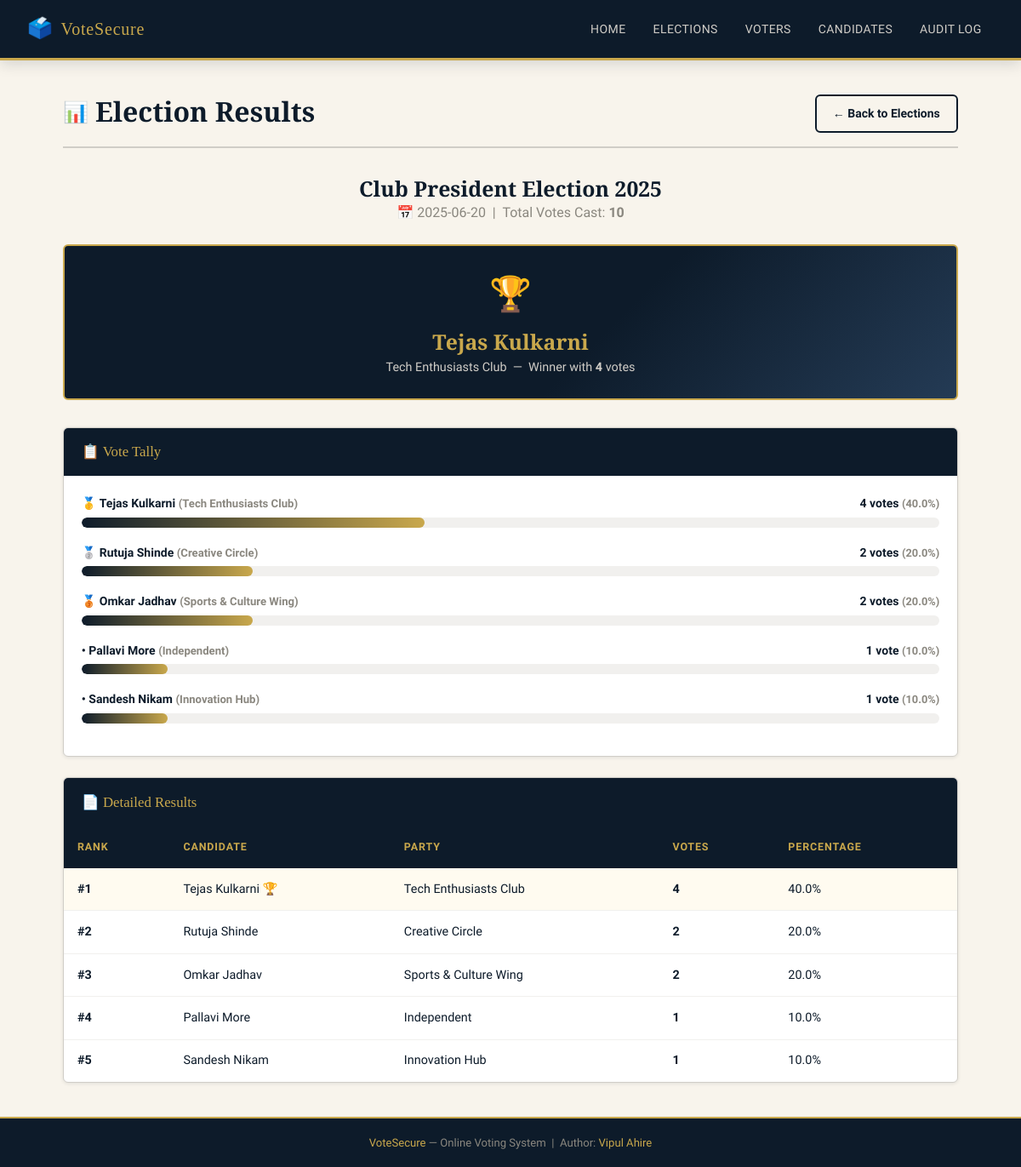
Screenshot of /results/2 with the database file from the repository.
### tables this page shows
CREATE TABLE elections (
            id      INTEGER PRIMARY KEY AUTOINCREMENT,
            name    TEXT    NOT NULL,
            date    TEXT    NOT NULL,
            status  TEXT    NOT NULL DEFAULT 'upcoming'
                            CHECK(status IN ('upcoming','active','completed'))
        );

CREATE TABLE candidates (
            id          INTEGER PRIMARY KEY AUTOINCREMENT,
            name        TEXT    NOT NULL,
            party       TEXT,
            election_id INTEGER NOT NULL,
            FOREIGN KEY (election_id) REFERENCES elections(id)
        );

### app.py (the view)
@app.route("/results/<int:election_id>")
def results(election_id):
    election = query_db("SELECT * FROM elections WHERE id = ?", (election_id,), one=True)
    if not election:
        flash("Election not found.", "error")
        return redirect(url_for("elections"))
    if election["status"] != "completed":
        flash("Results are only available after the election is completed.", "error")
        return redirect(url_for("elections"))
    tally = query_db(
        """
        SELECT c.id, c.name, c.party,
               COUNT(v.id) AS vote_count
        FROM candidates c
        LEFT JOIN votes v ON c.id = v.candidate_id
        WHERE c.election_id = ?
        GROUP BY c.id
        ORDER BY vote_count DESC
        """,
        (election_id,),
    )
    total_votes = sum(row["vote_count"] for row in tally)
    winner = tally[0] if tally else None
    return render_template(
        "results.html",
        election=election,
        tally=tally,
        total_votes=total_votes,
        winner=winner,
    )

### app.py (called while the page is built)
def get_db():
    if "db" not in g:
        g.db = sqlite3.connect(DATABASE)
        g.db.row_factory = sqlite3.Row
        g.db.execute("PRAGMA foreign_keys = ON")
    return g.db

def query_db(sql, args=(), one=False):
    cur = get_db().execute(sql, args)
    rows = cur.fetchall()
    return (rows[0] if rows else None) if one else rows

### templates/results.html (shortened to what this page needs)
{% extends "base.html" %}
{% block content %}
<div class="page-header">
  <h1><span class="icon">📊</span> Election Results</h1>
  <a href="{{ url_for('elections') }}" class="btn btn-outline">← Back to Elections</a>
</div>
<div style="text-align:center;margin-bottom:1.5rem;">
  <h2>{{ election.name }}</h2>
  <p style="color:var(--grey-500);">📅 {{ election.date }} &nbsp;|&nbsp; Total Votes Cast: <strong>{{ total_votes }}</strong></p>
</div>
{% if winner and total_votes > 0 %}
<div class="winner-banner">
  <div class="trophy">🏆</div>
  <h2>{{ winner.name }}</h2>
  <p>
    {% if winner.party %}{{ winner.party }}{% else %}Independent{% endif %}
    &nbsp;—&nbsp; Winner with <strong>{{ winner.vote_count }}</strong> vote{{ 's' if winner.vote_count != 1 }}
  </p>
</div>
{% elif total_votes == 0 %}
<div style="background:#fff3cd;padding:1rem 1.3rem;border-radius:var(--radius);margin-bottom:1.5rem;text-align:center;">
  ⚠️ No votes were cast in this election.
</div>
{% endif %}
{% if tally %}
<div class="card">
  <div class="card-header">📋 Vote Tally</div>
  <div class="card-body">
    {% for candidate in tally %}
    <div class="result-bar-wrap">
      <div class="result-bar-label">
        <span>
          {% if loop.first and total_votes > 0 %}🥇{% elif loop.index == 2 %}🥈{% elif loop.index == 3 %}🥉{% else %}•{% endif %}
          <strong>{{ candidate.name }}</strong>
          {% if candidate.party %}<span style="color:var(--grey-500);font-size:.82rem;">({{ candidate.party }})</span>{% endif %}
        </span>
        <span>{{ candidate.vote_count }} vote{{ 's' if candidate.vote_count != 1 }}
          {% if total_votes > 0 %}
            <span style="color:var(--grey-500);font-size:.8rem;">
              ({{ "%.1f"|format(candidate.vote_count / total_votes * 100) }}%)
            </span>
          {% endif %}
        </span>
      </div>
      <div class="result-bar-track">
        <div class="result-bar-fill"
             style="width: {{ (candidate.vote_count / total_votes * 100) if total_votes > 0 else 0 }}%">
        </div>
      </div>
    </div>
    {% endfor %}
  </div>
</div>
<div class="card mt-3">
  <div class="card-header">📄 Detailed Results</div>
  <div class="card-body" style="padding:0;">
    <div class="table-wrapper">
      <table>
        <thead>
          <tr>
            <th>Rank</th>
            <th>Candidate</th>
            <th>Party</th>
            <th>Votes</th>
            <th>Percentage</th>
          </tr>
        </thead>
        <tbody>
          {% for c in tally %}
          <tr {% if loop.first and total_votes > 0 %}style="background:#fffbf0;"{% endif %}>
            <td><strong>#{{ loop.index }}</strong></td>
            <td>{{ c.name }} {% if loop.first and total_votes > 0 %}🏆{% endif %}</td>
            <td>{{ c.party if c.party else '—' }}</td>
            <td><strong>{{ c.vote_count }}</strong></td>
            <td>
              {% if total_votes > 0 %}
                {{ "%.1f"|format(c.vote_count / total_votes * 100) }}%
              {% else %}
                0%
              {% endif %}
            </td>
          </tr>
          {% endfor %}
        </tbody>
      </table>
    </div>
  </div>
</div>
{% endif %}
{% endblock %}

### static/style.css (style rules this page uses)
:root { --navy: #0d1b2a; --navy-mid: #1b2e44; --navy-light: #243b55; --gold: #c9a84c; --gold-light: #e8c97a; --cream: #f8f4ec; --white: #ffffff; --grey-100: #f1f0ee; --grey-300: #d0cdc7; --grey-500: #8a877f; --success: #2d7a4f; --error: #9b2226; --warning: #b5621b; --radius: 6px; --shadow-sm: 0 1px 4px rgba(13,27,42,.10); --shadow-md: 0 4px 16px rgba(13,27,42,.15); --shadow-lg: 0 8px 32px rgba(13,27,42,.20); --transition: .2s ease; }
*, *::before, *::after { box-sizing: border-box; margin: 0; padding: 0; }
html { scroll-behavior: smooth; }
body { font-family: 'Source Sans 3', sans-serif; font-weight: 400; font-size: 16px; line-height: 1.65; background: var(--cream); color: var(--navy); min-height: 100vh; display: flex; flex-direction: column; }
h1, h2, h3, h4 { font-family: 'Playfair Display', serif; line-height: 1.25; color: var(--navy); }
h1 { font-size: 2rem; }
h2 { font-size: 1.55rem; }
a { color: var(--gold); text-decoration: none; transition: color var(--transition); }
.page-header { display: flex; align-items: flex-start; justify-content: space-between; flex-wrap: wrap; gap: 1rem; margin-bottom: 2rem; padding-bottom: 1rem; border-bottom: 2px solid var(--grey-300); }
.page-header h1 { display: flex; align-items: center; gap: .5rem; }
.page-header h1 .icon { font-size: 1.5rem; }
.card { background: var(--white); border-radius: var(--radius); box-shadow: var(--shadow-sm); border: 1px solid var(--grey-300); overflow: hidden; transition: box-shadow var(--transition); }
.card-header { background: var(--navy); padding: .9rem 1.3rem; color: var(--gold); font-family: 'Playfair Display', serif; font-size: 1.05rem; display: flex; align-items: center; gap: .5rem; }
.card-body { padding: 1.3rem; }
.table-wrapper { overflow-x: auto; }
table { width: 100%; border-collapse: collapse; font-size: .9rem; }
thead { background: var(--navy); }
thead th { color: var(--gold); font-family: 'Source Sans 3', sans-serif; font-weight: 600; text-transform: uppercase; font-size: .78rem; letter-spacing: .07em; padding: .9rem 1rem; text-align: left; }
tbody tr { border-bottom: 1px solid var(--grey-100); transition: background var(--transition); }
tbody td { padding: .8rem 1rem; vertical-align: middle; }
tbody tr:last-child { border-bottom: none; }
.btn { display: inline-flex; align-items: center; gap: .4rem; padding: .55rem 1.2rem; border: none; border-radius: var(--radius); font-family: 'Source Sans 3', sans-serif; font-size: .875rem; font-weight: 600; cursor: pointer; text-decoration: none; transition: all var(--transition); white-space: nowrap; }
.btn-outline { background: transparent; border: 2px solid var(--navy); color: var(--navy); }
.winner-banner { background: linear-gradient(135deg, var(--navy) 60%, var(--navy-light)); border: 2px solid var(--gold); border-radius: var(--radius); padding: 1.5rem 2rem; margin-bottom: 2rem; text-align: center; color: var(--white); }
.winner-banner .trophy { font-size: 2.5rem; }
.winner-banner h2 { color: var(--gold); margin: .4rem 0 .2rem; }
.winner-banner p { color: var(--grey-300); font-size: .9rem; }
.result-bar-wrap { margin-bottom: 1.1rem; }
.result-bar-label { display: flex; justify-content: space-between; font-size: .875rem; font-weight: 600; margin-bottom: .3rem; }
.result-bar-track { background: var(--grey-100); border-radius: 20px; height: 12px; overflow: hidden; }
.result-bar-fill { height: 100%; border-radius: 20px; background: linear-gradient(90deg, var(--navy), var(--gold)); transition: width .8s cubic-bezier(.4,0,.2,1); }
.mt-3 { margin-top: 1.5rem; }

### rows the page displays
elections: name "Club President Election 2025", date "2025-06-20"
candidates: name "Tejas Kulkarni", party "Tech Enthusiasts Club", vote_count "4", vote_count "s", vote_count "40.0"
candidates: name "Rutuja Shinde", party "Creative Circle", vote_count "2", vote_count "s", vote_count "20.0"
candidates: name "Omkar Jadhav", party "Sports & Culture Wing", vote_count "2", vote_count "s", vote_count "20.0"
candidates: name "Pallavi More", party "Independent", vote_count "1", vote_count "10.0"
candidates: name "Sandesh Nikam", party "Innovation Hub", vote_count "1", vote_count "10.0"

### other values shown
{{ total_votes }} "10"
{{ winner.vote_count }} "4"
{{ 's' if winner.vote_count != 1 }} "s"
